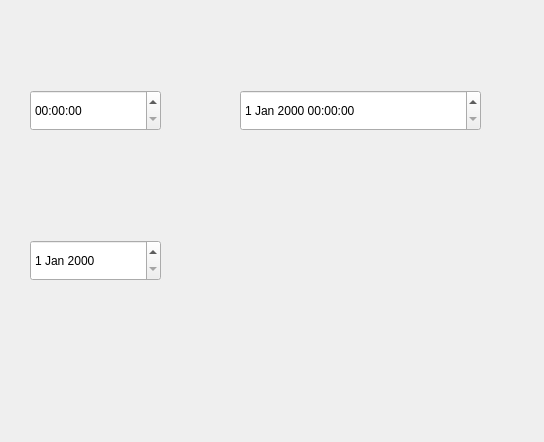
<?xml version="1.0" encoding="UTF-8"?>
<ui version="4.0">
 <class>Widget</class>
 <widget class="QWidget" name="Widget">
  <property name="geometry">
   <rect>
    <x>0</x>
    <y>0</y>
    <width>544</width>
    <height>442</height>
   </rect>
  </property>
  <property name="windowTitle">
   <string>Widget</string>
  </property>
  <widget class="QTimeEdit" name="timeEdit">
   <property name="geometry">
    <rect>
     <x>30</x>
     <y>90</y>
     <width>131</width>
     <height>41</height>
    </rect>
   </property>
  </widget>
  <widget class="QDateEdit" name="dateEdit">
   <property name="geometry">
    <rect>
     <x>30</x>
     <y>240</y>
     <width>131</width>
     <height>41</height>
    </rect>
   </property>
  </widget>
  <widget class="QDateTimeEdit" name="dateTimeEdit">
   <property name="geometry">
    <rect>
     <x>240</x>
     <y>90</y>
     <width>241</width>
     <height>41</height>
    </rect>
   </property>
  </widget>
 </widget>
 <layoutdefault spacing="6" margin="11"/>
 <resources/>
 <connections>
  <connection>
   <sender>timeEdit</sender>
   <signal>timeChanged(QTime)</signal>
   <receiver>dateTimeEdit</receiver>
   <slot>setTime(QTime)</slot>
   <hints>
    <hint type="sourcelabel">
     <x>95</x>
     <y>110</y>
    </hint>
    <hint type="destinationlabel">
     <x>360</x>
     <y>110</y>
    </hint>
   </hints>
  </connection>
  <connection>
   <sender>dateTimeEdit</sender>
   <signal>timeChanged(QTime)</signal>
   <receiver>timeEdit</receiver>
   <slot>setTime(QTime)</slot>
   <hints>
    <hint type="sourcelabel">
     <x>360</x>
     <y>110</y>
    </hint>
    <hint type="destinationlabel">
     <x>95</x>
     <y>110</y>
    </hint>
   </hints>
  </connection>
  <connection>
   <sender>dateEdit</sender>
   <signal>dateChanged(QDate)</signal>
   <receiver>dateTimeEdit</receiver>
   <slot>setDate(QDate)</slot>
   <hints>
    <hint type="sourcelabel">
     <x>95</x>
     <y>260</y>
    </hint>
    <hint type="destinationlabel">
     <x>360</x>
     <y>110</y>
    </hint>
   </hints>
  </connection>
  <connection>
   <sender>dateTimeEdit</sender>
   <signal>dateChanged(QDate)</signal>
   <receiver>dateEdit</receiver>
   <slot>setDate(QDate)</slot>
   <hints>
    <hint type="sourcelabel">
     <x>360</x>
     <y>110</y>
    </hint>
    <hint type="destinationlabel">
     <x>95</x>
     <y>260</y>
    </hint>
   </hints>
  </connection>
 </connections>
</ui>
